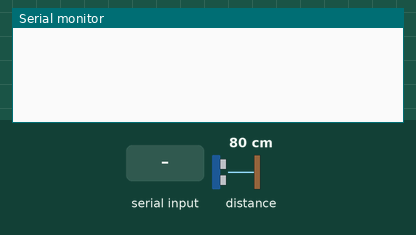
Simulated run of this sketch. Board: Arduino Uno, built with avr-gcc and run on an emulated ATmega328P. On the bench: the last lines printed to the serial monitor. The inputs (shaded band) are chosen by the test bench; at power-on: distance to the obstacle 80 cm.

Above: at 1.2 s.
1.3 s: "REQV\n" received over Serial
At 2.5 s:
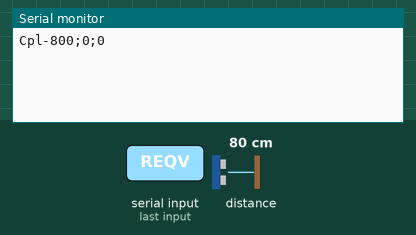
2.8 s: byte 10 ('\n') received over Serial
At 3.7 s:
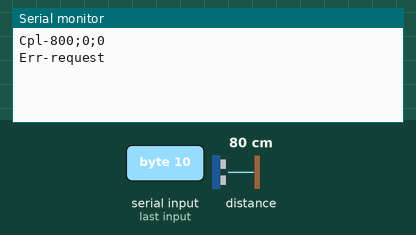

Measured:
- after the input at 1.3 s, the serial monitor: prints a new line at once (image 1)
- after the input at 2.8 s, the serial monitor: prints a new line at once (image 2)

The sketch:

RedundantTruss_DistanceDAQ_Ver0.ino.ino
```cpp
// ************************************************************************************
//   Redundant Truss Hardware Controller - Distance Sensor Data Acquisition
// ----------------------------------------------------------------------------------
//   Version        :   0.0
//   Origin Date    :   09 Mar 2018
//   Created by     :   YR DENG
// ----------------------------------------------------------------------------------
//   Program Description
//  - Due to the compatibility issue of I2C communication & Arduino Mega, this is the
//    DAQ program for Distance Sensor VL53L0X DAQ based on Arduino UNO and providing data to
//    the controller (Mega) via Serial communication
// ----------------------------------------------------------------------------------
//   Version Notes
//  0.0     Initial Build.
//          - I2C comm to sensor
//          - Serial comm to master controller (this is the slave)
// ----------------------------------------------------------------------------------
//
// ************************************************************************************

// --------------- Library --------------------------------------
#include <Wire.h>
#include <VL53L0X.h>

// --------------- Variable Declaration -------------------------

VL53L0X sensor;
int measured = 0;
boolean tOutFlag = true;
boolean led = false;
unsigned long prevTimeLED = 0L;
unsigned long prevTimeRead = 0L;
char inputString[64] = "";           // Serial Comm - a string to hold incoming data
int inputPointer;                    // Serial Comm - input store pointer
boolean stringComplete = false;      // Serial Comm - whether the string is complete

// --------------- Setup ----------------------------------------
void setup()
{
  Serial.begin(115200);
  Wire.begin();
  digitalWrite(13,LOW);

  sensor.init();
  sensor.setTimeout(100);
  tOutFlag = true;

  // Start continuous back-to-back mode (take readings as
  // fast as possible).  To use continuous timed mode
  // instead, provide a desired inter-measurement period in
  // ms (e.g. sensor.startContinuous(100)).
  sensor.startContinuous();
  prevTimeLED = millis();
  prevTimeRead = millis();
}

// --------------- Main Operation -------------------------------
void loop()
{
  if (millis()< prevTimeRead){
      prevTimeRead = millis();
  }else if ((millis()-prevTimeRead)>50){
    measured = sensor.readRangeContinuousMillimeters();
    tOutFlag = sensor.timeoutOccurred();
    if(!tOutFlag){
      if (millis()< prevTimeLED){
        prevTimeLED = millis();
      }else if ((millis()-prevTimeLED)>250){
        digitalWrite(13,led);
        led = !led;
        prevTimeLED = millis();
  //      Serial.print(measured);
  //      Serial.print(" at ");
  //      Serial.println(millis()); // for debugging
      }
    }else{
      digitalWrite(13,HIGH);
    }
    prevTimeRead = millis();
  }
  delay(1);
}

// --------------- Serial Event Handling ------------------------
void serialEvent() {

  while (Serial.available() && !stringComplete) {
    // get the new byte:
    char inChar = (char)Serial.read();
    // if the incoming character is a newline, set a flag
    // so the main loop can do something about it:
    if ((inChar == '\n')||(inputPointer == 63)) {
      stringComplete = true;
      inputPointer = 0;
    }else if (inputPointer < 63){
    // allocate to the inputString buffer
    // move pointer to next location
      inputString[inputPointer] = inChar;
      inputPointer++;
    }
  }

  // *************************
  // Interpret input
  if (stringComplete) {
    char request[5] = "";
    for (int i = 0; i<4;i++){
      request[i] = inputString[i];
    }
    if (strcmp(request,"REQV") == 0){
      Serial.print("Cpl-");
      Serial.print(measured);
      Serial.print(";");
      Serial.print(tOutFlag);
      Serial.print(";");
      Serial.println("0");
      Serial.flush();
    }else{
      Serial.println("Err-request");
      Serial.flush();
    }
    for (int i=0;i<64;i++){
      inputString[i] = '\0';
    }
    stringComplete = false;
  }
}
```
